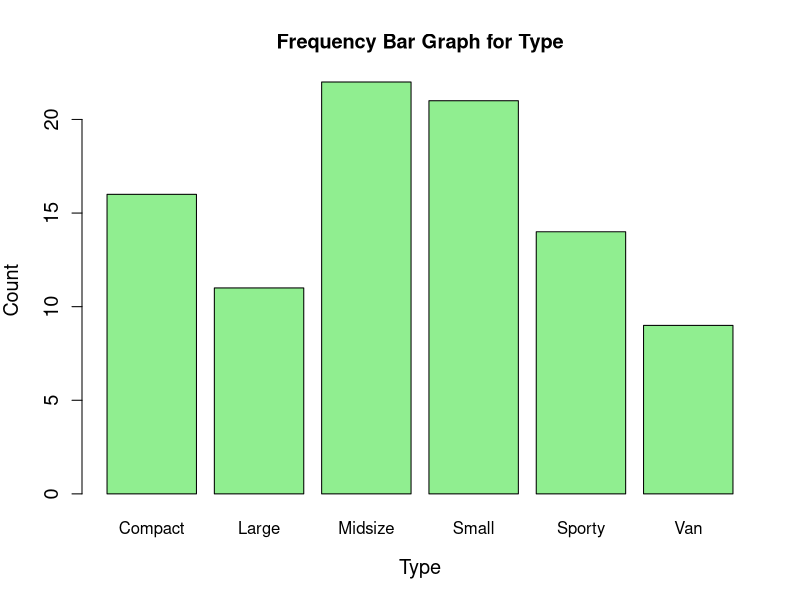
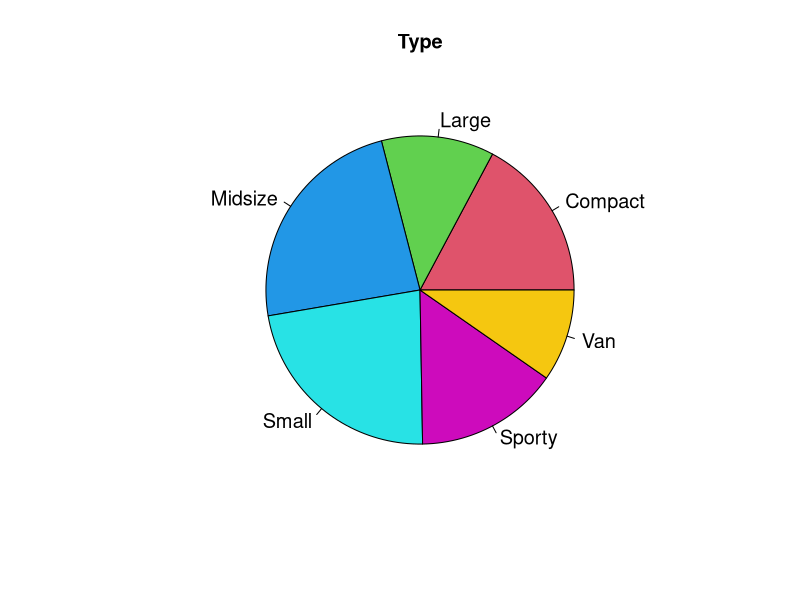
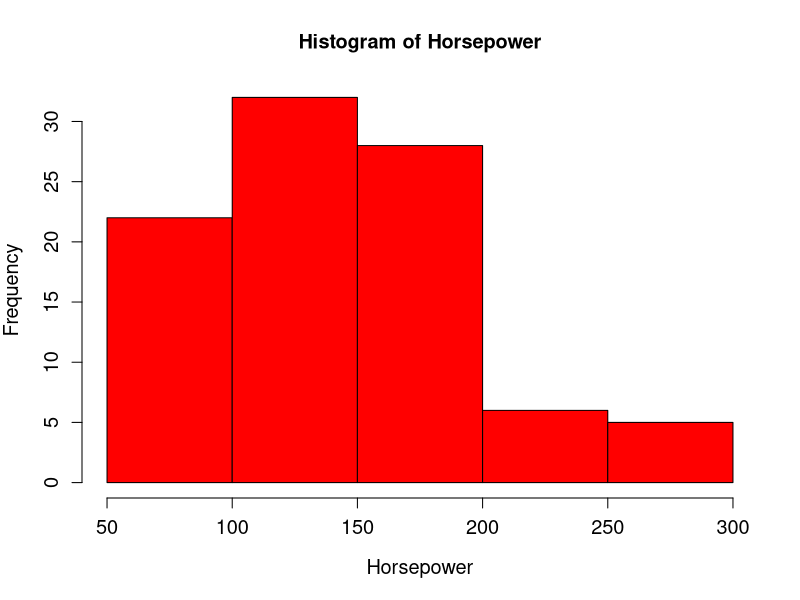
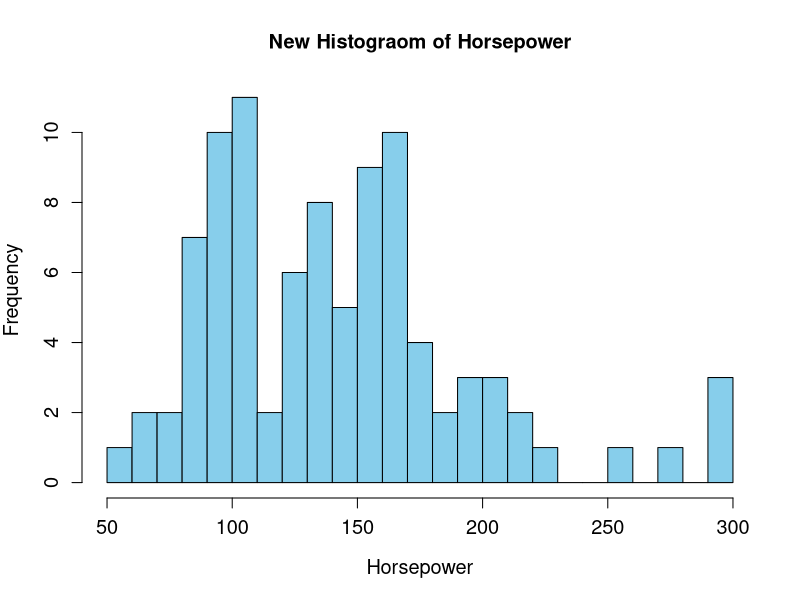
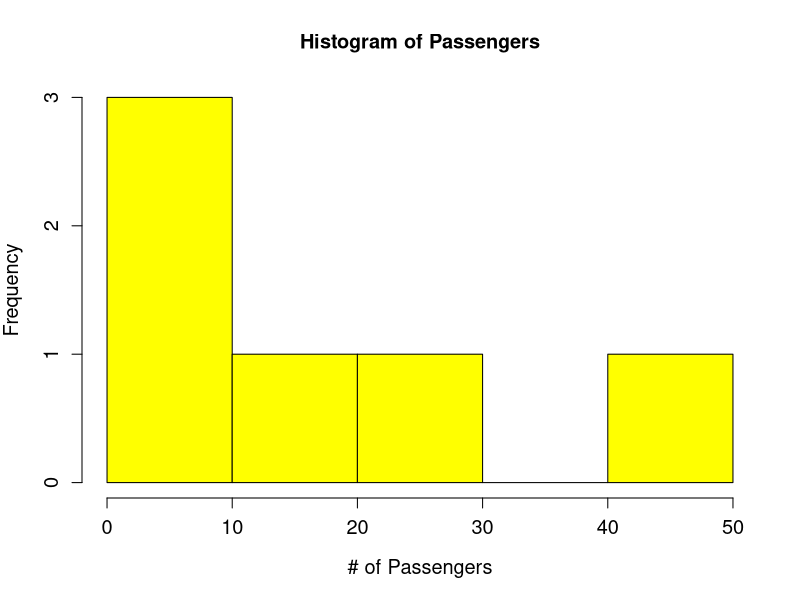
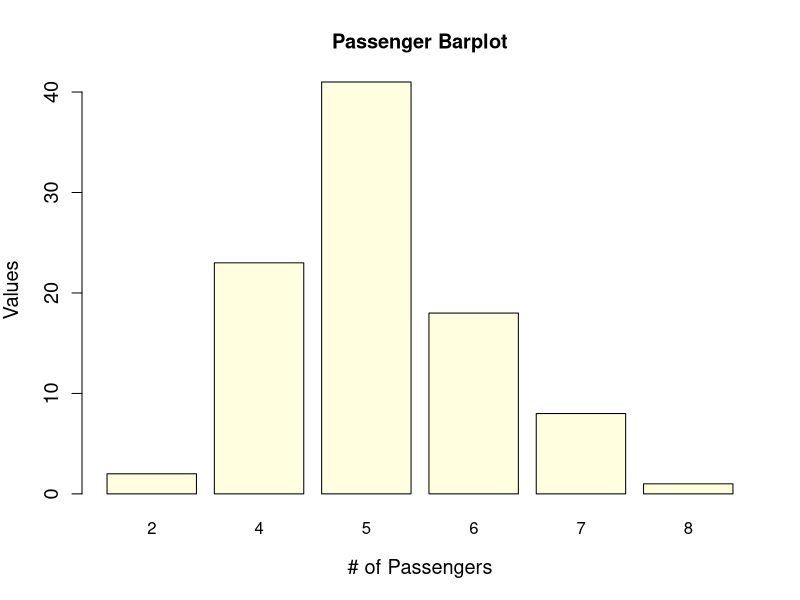
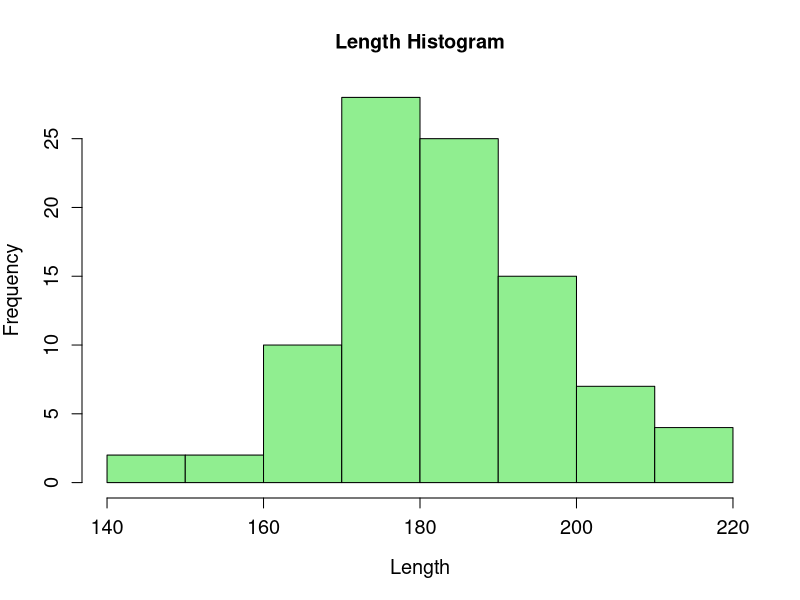

Reproduce these figures in R, in order.
## ---- chunk 1
# Your code goes here
## ---- chunk 2
library(MASS)
data(Cars93)
## ---- chunk 3
head(Cars93)
## ---- chunk 4
freq_table <- table(Cars93$Type)
freq_table

rel_freq_table <- prop.table(freq_table)
rel_freq_table 
## ---- chunk 5
freq_graph <- barplot(freq_table, main = "Frequency Bar Graph for Type", col = "lightgreen", xlab = "Type", ylab = "Count", cex.lab = 1.2, cex.axis = 1.2)
freq_graph 
## ---- chunk 6
pie_chart <- pie(table(Cars93$Type), main = "Type", col=c(2,3,4,5,6,7), cex = 1.2)
## ---- chunk 7
hp_hist <- hist(Cars93$Horsepower, col = "Red", xlab = "Horsepower", ylab = "Frequency", main = "Histogram of Horsepower", cex.lab = 1.2, cex.axis = 1.2)
hp_hist
## ---- chunk 8
hp_hist2 <- hist(Cars93$Horsepower, main = "New Histograom of Horsepower", xlab = "Horsepower", ylab = "Frequency", col = "skyblue", cex.lab = 1.2, cex.axis = 1.2, breaks = 25)
hp_hist2
## ---- chunk 9
#The histogram with breaks at 25 HP has more bins, providing a finer-grained view of the data. It can capture smaller variations and details within the distribution.
## ---- chunk 10
#Passengers is nominal and discrete. When making a histogram it could be difficult to visualize the data it masks certain categories such as cars with 1 - 10 passengers.

pass_freq <- table(Cars93$Passengers)
hist(pass_freq, main = "Histogram of Passengers", xlab = "# of Passengers", ylab = "Frequency", cex.lab = 1.2, cex.axis = 1.2, cex.main = 1.2, col = "yellow")
## ---- chunk 11
barplot(pass_freq, main = "Passenger Barplot", xlab = "# of Passengers", ylab = "Values", cex.lab = 1.2, cex.axis = 1.2, cex.main = 1.2, col = "light yellow")
## ---- chunk 12
length_hist <- hist(Cars93$Length, main = "Length Histogram", xlab = "Length", ylab = "Frequency", cex.lab = 1.2, cex.axis = 1.2, cex.main = 1.2, col ="lightgreen")
length_hist
## ---- chunk 13

